Frame 1 (no input): blank canvas, image omitted
Frame 60 (the mouse pressed at the canvas centre just before this capture): blank canvas, image omitted
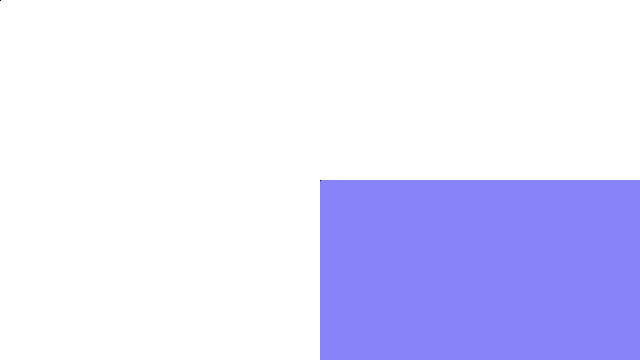
Frame 120 (the mouse held since frame 60 and released just before this capture)

The Processing sketch whose frames 1 and 60 were blank and that drew this single picture after the mouse press (run headless with seeded random() and noise(); from frame 60 on, the mouse is pressed at the canvas centre):

// Processing sketch: processing_11770
// ── processing_11770.pde

/**
 * Patterns. 
 * 
 * Move the cursor over the image to draw with a software tool 
 * which responds to the speed of the mouse. 
 */
 
void setup()
{
  size(640, 360);
  background(255);
  smooth();
  fill (133,131,247);
}

void draw() 
{
  // Call the variableEllipse() method and send it the
  // parameters for the current mouse position
  // and the previous mouse position
  variablerect(mouseX, mouseY, pmouseX, pmouseY);
 
  }



// The simple method variableEllipse() was created specifically 
// for this program. It calculates the speed of the mouse
// and draws a small ellipse if the mouse is moving slowly
// and draws a large ellipse if the mouse is moving quickly 

void variablerect(int x, int y, int px, int py) 
{
  int speed = abs(x-px) - abs(y-py) + abs(x-px);
  stroke(speed);
  rect(x, y, speed, speed);
}
